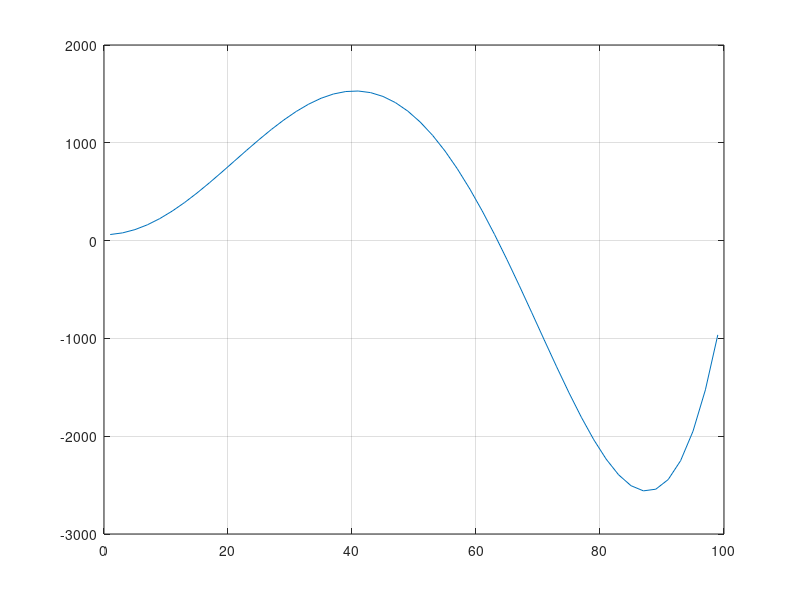

Write the MATLAB code that produced this figure.
function altura_cohete 
for tiempo= 0:2:100
    h=(60)+(2.13*tiempo.^2)-(0.0013*tiempo.^4)+(0.000034*tiempo.^4.751);
    if h==0
        fprintf('si el tiempo es %d la altura es igual  a 0.\n',tiempo)
    else
        H= 60+2.13*tiempo.^2-0.0013*tiempo.^4+0.000034*tiempo.^4.751;
        fprintf('si el tiempo es %d la altura es %d .\n',tiempo,H)
    end
end
tiempo=1:2:100;
h=(60)+(2.13*tiempo.^2)-(0.0013*tiempo.^4)+(0.000034*tiempo.^4.751);
plot(tiempo,h),grid on
